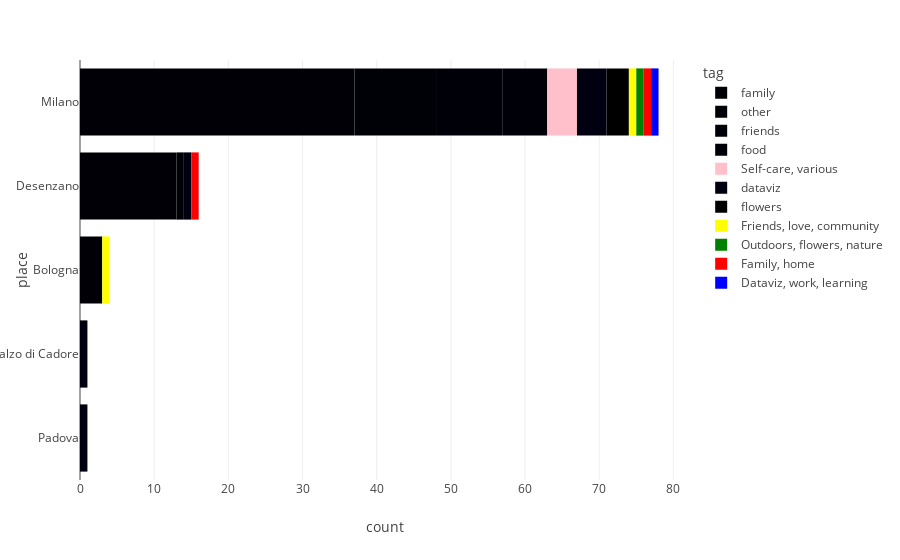

The notebook cell this image was saved under:
### Code cell
# Create vertical bar chart
fig = px.bar(df_places, y='place', x='count', color='tag', color_discrete_map=color_dict, category_orders={'place': sorted_places})

# Show chart
fig.show()

### Figure 1 — Plotly figure (JSON) as saved in the notebook; plotly's stock layout.template omitted (floating-point values rounded to 4 significant figures)
{"data": [{"alignmentgroup": "True", "hovertemplate": "tag=family<br>count=%{x}<br>place=%{y}<extra></extra>", "legendgroup": "family", "marker": {"color": "#000006", "pattern": {"shape": ""}}, "name": "family", "offsetgroup": "family", "orientation": "h", "showlegend": true, "textposition": "auto", "type": "bar", "x": [37, 13, 3], "xaxis": "x", "y": ["Milano", "Desenzano", "Bologna"], "yaxis": "y"}, {"alignmentgroup": "True", "hovertemplate": "tag=other<br>count=%{x}<br>place=%{y}<extra></extra>", "legendgroup": "other", "marker": {"color": "#000007", "pattern": {"shape": ""}}, "name": "other", "offsetgroup": "other", "orientation": "h", "showlegend": true, "textposition": "auto", "type": "bar", "x": [11, 1], "xaxis": "x", "y": ["Milano", "Desenzano"], "yaxis": "y"}, {"alignmentgroup": "True", "hovertemplate": "tag=friends<br>count=%{x}<br>place=%{y}<extra></extra>", "legendgroup": "friends", "marker": {"color": "#000008", "pattern": {"shape": ""}}, "name": "friends", "offsetgroup": "friends", "orientation": "h", "showlegend": true, "textposition": "auto", "type": "bar", "x": [9], "xaxis": "x", "y": ["Milano"], "yaxis": "y"}, {"alignmentgroup": "True", "hovertemplate": "tag=food<br>count=%{x}<br>place=%{y}<extra></extra>", "legendgroup": "food", "marker": {"color": "#000009", "pattern": {"shape": ""}}, "name": "food", "offsetgroup": "food", "orientation": "h", "showlegend": true, "textposition": "auto", "type": "bar", "x": [6], "xaxis": "x", "y": ["Milano"], "yaxis": "y"}, {"alignmentgroup": "True", "hovertemplate": "tag=Self-care, various<br>count=%{x}<br>place=%{y}<extra></extra>", "legendgroup": "Self-care, various", "marker": {"color": "pink", "pattern": {"shape": ""}}, "name": "Self-care, various", "offsetgroup": "Self-care, various", "orientation": "h", "showlegend": true, "textposition": "auto", "type": "bar", "x": [4], "xaxis": "x", "y": ["Milano"], "yaxis": "y"}, {"alignmentgroup": "True", "hovertemplate": "tag=dataviz<br>count=%{x}<br>place=%{y}<extra></extra>", "legendgroup": "dataviz", "marker": {"color": "#000010", "pattern": {"shape": ""}}, "name": "dataviz", "offsetgroup": "dataviz", "orientation": "h", "showlegend": true, "textposition": "auto", "type": "bar", "x": [4, 1, 1, 1], "xaxis": "x", "y": ["Milano", "Desenzano", "Calalzo di Cadore", "Padova"], "yaxis": "y"}, {"alignmentgroup": "True", "hovertemplate": "tag=flowers<br>count=%{x}<br>place=%{y}<extra></extra>", "legendgroup": "flowers", "marker": {"color": "#000001", "pattern": {"shape": ""}}, "name": "flowers", "offsetgroup": "flowers", "orientation": "h", "showlegend": true, "textposition": "auto", "type": "bar", "x": [3], "xaxis": "x", "y": ["Milano"], "yaxis": "y"}, {"alignmentgroup": "True", "hovertemplate": "tag=Friends, love, community<br>count=%{x}<br>place=%{y}<extra></extra>", "legendgroup": "Friends, love, community", "marker": {"color": "yellow", "pattern": {"shape": ""}}, "name": "Friends, love, community", "offsetgroup": "Friends, love, community", "orientation": "h", "showlegend": true, "textposition": "auto", "type": "bar", "x": [1, 1], "xaxis": "x", "y": ["Bologna", "Milano"], "yaxis": "y"}, {"alignmentgroup": "True", "hovertemplate": "tag=Outdoors, flowers, nature<br>count=%{x}<br>place=%{y}<extra></extra>", "legendgroup": "Outdoors, flowers, nature", "marker": {"color": "green", "pattern": {"shape": ""}}, "name": "Outdoors, flowers, nature", "offsetgroup": "Outdoors, flowers, nature", "orientation": "h", "showlegend": true, "textposition": "auto", "type": "bar", "x": [1], "xaxis": "x", "y": ["Milano"], "yaxis": "y"}, {"alignmentgroup": "True", "hovertemplate": "tag=Family, home<br>count=%{x}<br>place=%{y}<extra></extra>", "legendgroup": "Family, home", "marker": {"color": "red", "pattern": {"shape": ""}}, "name": "Family, home", "offsetgroup": "Family, home", "orientation": "h", "showlegend": true, "textposition": "auto", "type": "bar", "x": [1, 1], "xaxis": "x", "y": ["Milano", "Desenzano"], "yaxis": "y"}, {"alignmentgroup": "True", "hovertemplate": "tag=Dataviz, work, learning<br>count=%{x}<br>place=%{y}<extra></extra>", "legendgroup": "Dataviz, work, learning", "marker": {"color": "blue", "pattern": {"shape": ""}}, "name": "Dataviz, work, learning", "offsetgroup": "Dataviz, work, learning", "orientation": "h", "showlegend": true, "textposition": "auto", "type": "bar", "x": [1], "xaxis": "x", "y": ["Milano"], "yaxis": "y"}], "layout": {"barmode": "relative", "legend": {"title": {"text": "tag"}, "tracegroupgap": 0}, "margin": {"t": 60}, "xaxis": {"anchor": "y", "domain": [0, 1], "title": {"text": "count"}}, "yaxis": {"anchor": "x", "categoryarray": ["Padova", "Calalzo di Cadore", "Bologna", "Desenzano", "Milano"], "categoryorder": "array", "domain": [0, 1], "title": {"text": "place"}}}}
